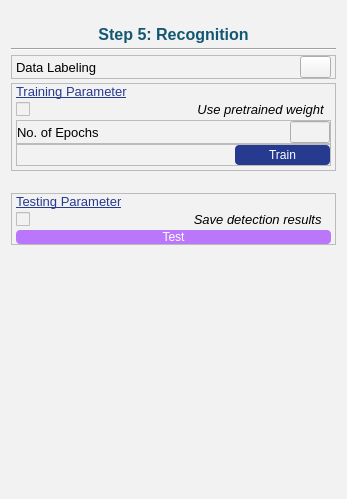
          <widget class="QWidget" name="recognition_Page">
           <property name="styleSheet">
            <string notr="true">background-color:#f2f2f2;</string>
           </property>
           <layout class="QVBoxLayout" name="verticalLayout_27">
            <property name="spacing">
             <number>4</number>
            </property>
            <property name="topMargin">
             <number>25</number>
            </property>
            <item>
             <widget class="QLabel" name="step5_Label">
              <property name="maximumSize">
               <size>
                <width>16777215</width>
                <height>20</height>
               </size>
              </property>
              <property name="font">
               <font>
                <family>Arial</family>
                <pointsize>12</pointsize>
                <weight>75</weight>
                <bold>true</bold>
               </font>
              </property>
              <property name="styleSheet">
               <string notr="true">color:#125872;</string>
              </property>
              <property name="text">
               <string>Step 5: Recognition</string>
              </property>
              <property name="alignment">
               <set>Qt::AlignCenter</set>
              </property>
             </widget>
            </item>
            <item>
             <widget class="Line" name="line_4">
              <property name="orientation">
               <enum>Qt::Horizontal</enum>
              </property>
             </widget>
            </item>
            <item>
             <widget class="QFrame" name="frame_23">
              <property name="maximumSize">
               <size>
                <width>16777215</width>
                <height>50</height>
               </size>
              </property>
              <property name="frameShape">
               <enum>QFrame::StyledPanel</enum>
              </property>
              <property name="frameShadow">
               <enum>QFrame::Raised</enum>
              </property>
              <layout class="QHBoxLayout" name="horizontalLayout_16" stretch="0,0">
               <property name="spacing">
                <number>0</number>
               </property>
               <property name="leftMargin">
                <number>4</number>
               </property>
               <property name="topMargin">
                <number>0</number>
               </property>
               <property name="rightMargin">
                <number>4</number>
               </property>
               <property name="bottomMargin">
                <number>0</number>
               </property>
               <item>
                <widget class="QLabel" name="recognitionLabeling_Label">
                 <property name="font">
                  <font>
                   <family>Arial</family>
                   <pointsize>10</pointsize>
                  </font>
                 </property>
                 <property name="text">
                  <string>Data Labeling</string>
                 </property>
                </widget>
               </item>
               <item alignment="Qt::AlignRight">
                <widget class="QPushButton" name="recognitionLabeling_Button">
                 <property name="maximumSize">
                  <size>
                   <width>31</width>
                   <height>16777215</height>
                  </size>
                 </property>
                 <property name="text">
                  <string/>
                 </property>
                 <property name="icon">
                  <iconset>
                   <normaloff>../../LOGO/labeling.png</normaloff>../../LOGO/labeling.png</iconset>
                 </property>
                 <property name="iconSize">
                  <size>
                   <width>50</width>
                   <height>50</height>
                  </size>
                 </property>
                </widget>
               </item>
              </layout>
             </widget>
            </item>
            <item>
             <widget class="QFrame" name="recognitionTraining_Frame">
              <property name="frameShape">
               <enum>QFrame::StyledPanel</enum>
              </property>
              <property name="frameShadow">
               <enum>QFrame::Raised</enum>
              </property>
              <layout class="QVBoxLayout" name="verticalLayout_28">
               <property name="spacing">
                <number>0</number>
               </property>
               <property name="leftMargin">
                <number>4</number>
               </property>
               <property name="topMargin">
                <number>0</number>
               </property>
               <property name="rightMargin">
                <number>4</number>
               </property>
               <property name="bottomMargin">
                <number>4</number>
               </property>
               <item>
                <widget class="QLabel" name="recognitionTrainingParameter_Label">
                 <property name="maximumSize">
                  <size>
                   <width>16777215</width>
                   <height>20</height>
                  </size>
                 </property>
                 <property name="font">
                  <font>
                   <family>Arial</family>
                   <pointsize>10</pointsize>
                   <weight>50</weight>
                   <bold>false</bold>
                   <underline>true</underline>
                  </font>
                 </property>
                 <property name="styleSheet">
                  <string notr="true">color:#263B90;</string>
                 </property>
                 <property name="text">
                  <string>Training Parameter</string>
                 </property>
                </widget>
               </item>
               <item>
                <widget class="QCheckBox" name="recognitionPretrainedWeight_Checkbox">
                 <property name="font">
                  <font>
                   <family>Arial</family>
                   <pointsize>10</pointsize>
                   <weight>50</weight>
                   <italic>true</italic>
                   <bold>false</bold>
                  </font>
                 </property>
                 <property name="text">
                  <string>                                             Use pretrained weight</string>
                 </property>
                </widget>
               </item>
               <item>
                <widget class="QFrame" name="frame_26">
                 <property name="frameShape">
                  <enum>QFrame::StyledPanel</enum>
                 </property>
                 <property name="frameShadow">
                  <enum>QFrame::Raised</enum>
                 </property>
                 <layout class="QHBoxLayout" name="horizontalLayout_19">
                  <property name="spacing">
                   <number>0</number>
                  </property>
                  <property name="leftMargin">
                   <number>0</number>
                  </property>
                  <property name="topMargin">
                   <number>0</number>
                  </property>
                  <property name="rightMargin">
                   <number>0</number>
                  </property>
                  <property name="bottomMargin">
                   <number>0</number>
                  </property>
                  <item>
                   <widget class="QLabel" name="recognition_no_ofEpochs_Label">
                    <property name="font">
                     <font>
                      <family>Arial</family>
                      <pointsize>10</pointsize>
                     </font>
                    </property>
                    <property name="text">
                     <string>No. of Epochs</string>
                    </property>
                   </widget>
                  </item>
                  <item>
                   <widget class="QLineEdit" name="recognitionEpochs_Entry">
                    <property name="maximumSize">
                     <size>
                      <width>40</width>
                      <height>16777215</height>
                     </size>
                    </property>
                    <property name="font">
                     <font>
                      <weight>75</weight>
                      <bold>true</bold>
                     </font>
                    </property>
                    <property name="alignment">
                     <set>Qt::AlignCenter</set>
                    </property>
                   </widget>
                  </item>
                 </layout>
                </widget>
               </item>
               <item>
                <widget class="QFrame" name="frame_27">
                 <property name="frameShape">
                  <enum>QFrame::StyledPanel</enum>
                 </property>
                 <property name="frameShadow">
                  <enum>QFrame::Raised</enum>
                 </property>
                 <layout class="QHBoxLayout" name="horizontalLayout_21">
                  <property name="spacing">
                   <number>0</number>
                  </property>
                  <property name="leftMargin">
                   <number>0</number>
                  </property>
                  <property name="topMargin">
                   <number>0</number>
                  </property>
                  <property name="rightMargin">
                   <number>0</number>
                  </property>
                  <property name="bottomMargin">
                   <number>0</number>
                  </property>
                  <item>
                   <spacer name="horizontalSpacer_6">
                    <property name="orientation">
                     <enum>Qt::Horizontal</enum>
                    </property>
                    <property name="sizeType">
                     <enum>QSizePolicy::Fixed</enum>
                    </property>
                    <property name="sizeHint" stdset="0">
                     <size>
                      <width>218</width>
                      <height>20</height>
                     </size>
                    </property>
                   </spacer>
                  </item>
                  <item>
                   <widget class="QPushButton" name="recognitionTraining_Button">
                    <property name="maximumSize">
                     <size>
                      <width>16777215</width>
                      <height>30</height>
                     </size>
                    </property>
                    <property name="styleSheet">
                     <string notr="true">QPushButton{
	color:white;
	background-color:#263B90;
	border-radius:4px;
}</string>
                    </property>
                    <property name="text">
                     <string>Train</string>
                    </property>
                   </widget>
                  </item>
                 </layout>
                </widget>
               </item>
              </layout>
             </widget>
            </item>
            <item>
             <spacer name="verticalSpacer_9">
              <property name="orientation">
               <enum>Qt::Vertical</enum>
              </property>
              <property name="sizeType">
               <enum>QSizePolicy::Fixed</enum>
              </property>
              <property name="sizeHint" stdset="0">
               <size>
                <width>20</width>
                <height>18</height>
               </size>
              </property>
             </spacer>
            </item>
            <item>
             <widget class="QFrame" name="recognitionTesting_Frame">
              <property name="frameShape">
               <enum>QFrame::StyledPanel</enum>
              </property>
              <property name="frameShadow">
               <enum>QFrame::Raised</enum>
              </property>
              <layout class="QVBoxLayout" name="verticalLayout_29">
               <property name="spacing">
                <number>0</number>
               </property>
               <property name="leftMargin">
                <number>4</number>
               </property>
               <property name="topMargin">
                <number>0</number>
               </property>
               <property name="rightMargin">
                <number>4</number>
               </property>
               <property name="bottomMargin">
                <number>0</number>
               </property>
               <item>
                <widget class="QLabel" name="recognitionTestingParameter_Label">
                 <property name="maximumSize">
                  <size>
                   <width>16777215</width>
                   <height>20</height>
                  </size>
                 </property>
                 <property name="font">
                  <font>
                   <family>Arial</family>
                   <pointsize>10</pointsize>
                   <weight>50</weight>
                   <bold>false</bold>
                   <underline>true</underline>
                  </font>
                 </property>
                 <property name="styleSheet">
                  <string notr="true">color:#263B90;</string>
                 </property>
                 <property name="text">
                  <string>Testing Parameter</string>
                 </property>
                </widget>
               </item>
               <item>
                <widget class="QCheckBox" name="saveRecognitionResults_Checkbox">
                 <property name="font">
                  <font>
                   <family>Arial</family>
                   <pointsize>10</pointsize>
                   <italic>true</italic>
                  </font>
                 </property>
                 <property name="text">
                  <string>                                            Save detection results</string>
                 </property>
                </widget>
               </item>
               <item>
                <widget class="QPushButton" name="recognitionTesting_Button">
                 <property name="maximumSize">
                  <size>
                   <width>16777215</width>
                   <height>30</height>
                  </size>
                 </property>
                 <property name="styleSheet">
                  <string notr="true">QPushButton{
	color:white;
	background-color:#BA77FC;
	border-radius:4px;
}</string>
                 </property>
                 <property name="text">
                  <string>Test</string>
                 </property>
                </widget>
               </item>
              </layout>
             </widget>
            </item>
            <item>
             <spacer name="verticalSpacer_6">
              <property name="orientation">
               <enum>Qt::Vertical</enum>
              </property>
              <property name="sizeType">
               <enum>QSizePolicy::Fixed</enum>
              </property>
              <property name="sizeHint" stdset="0">
               <size>
                <width>20</width>
                <height>243</height>
               </size>
              </property>
             </spacer>
            </item>
           </layout>
          </widget>
